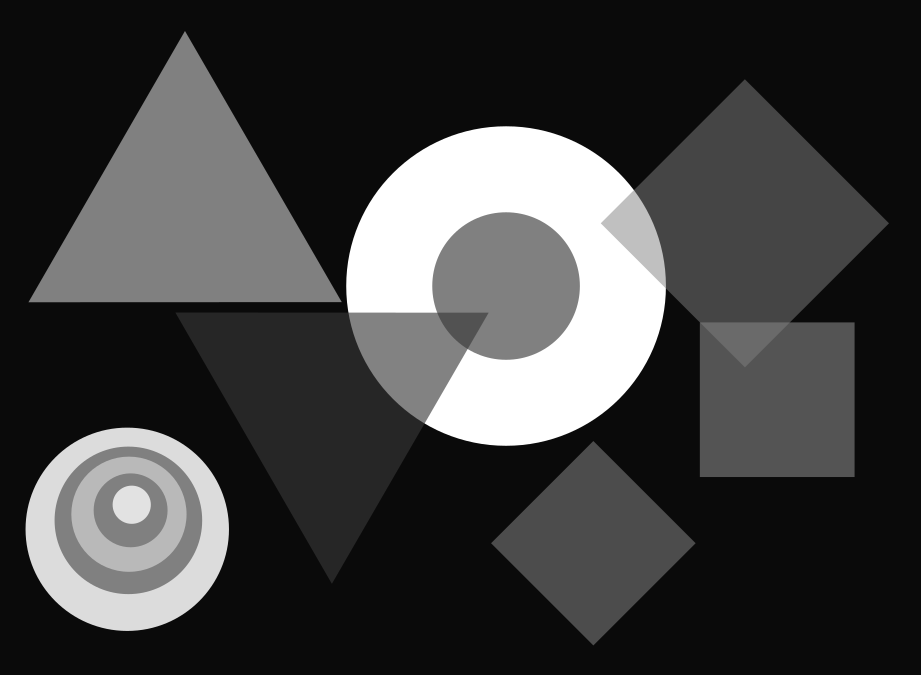
#> input picture VA-P1/circles.png, 921 x 675 px
$ python bordes.py
#> lines starting #> are read from the running program, lines starting #| are printed output that depends on the picture
#> further down, inImage is the input picture: shape (675, 921, 4); mean R, G, B, A 63.5, 63.5, 63.5, 255
import numpy as np
from skimage import io
from skimage import color
import matplotlib.pyplot as plt
import math


# [159 lines left out: functions filterImage, gaussKernel1D, gaussianFilter, gradientImage, LoG, edgeCanny, not called in this run]

# Detector de esquinas basado en SUSAN
def cornerSusan(inImage, r, t):
#> called with r = 10, t = 0.3
    outCorners = np.zeros_like(inImage)
    usanArea = np.zeros_like(inImage)
    image_height, image_width = inImage.shape[:2]
#> image_height = 675; image_width = 921

    # Creacion mascara circular
    circle_mask = np.zeros((2*r+1, 2*r+1))
    center = (r, r)
    for i in range(2*r+1):
        for j in range(2*r+1):
            dist = np.sqrt((i - center[0])**2 + (j - center[1])**2)
            if dist <= r:
                circle_mask[i, j] = 1

    # Calculo del maximo valor de intensidades de la máscara
    max_usan = np.sum(circle_mask)
    # Umbral
    g = 3/4 * max_usan

    for y in range(r, image_height - r):
        for x in range(r, image_width - r):
            pixel_intensity = inImage[y, x]
            # Define una región centrada en (y, x)
            region = inImage[y-r:y+r+1, x-r:x+r+1]
            diff = np.abs(region - pixel_intensity)
            # Determinacion de diff en los píxeles dentro de la forma circular
            susan_values = circle_mask * (diff <= t)

            # Suma los pixeles dentro de la región que cumplen con la condición
            usan = np.sum(susan_values)
            usanArea[y, x] = usan / max_usan

            # Se resalta la esquina si cumple la condición
            if usan < g:
                outCorners[y, x] = g - usan
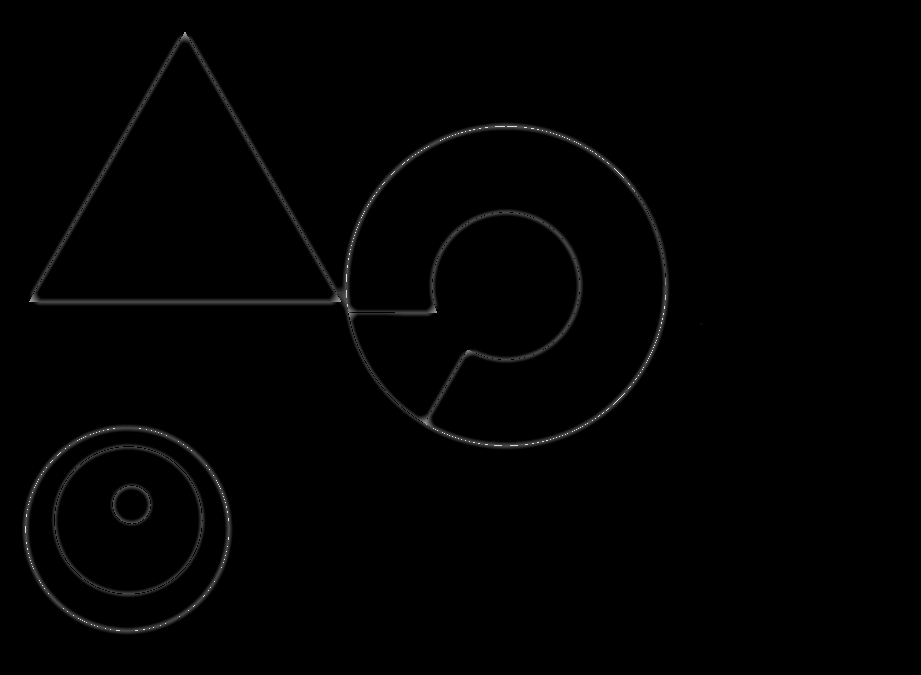
#> outCorners: shape (675, 921) float64; min 0, max 228.8, mean 1.9
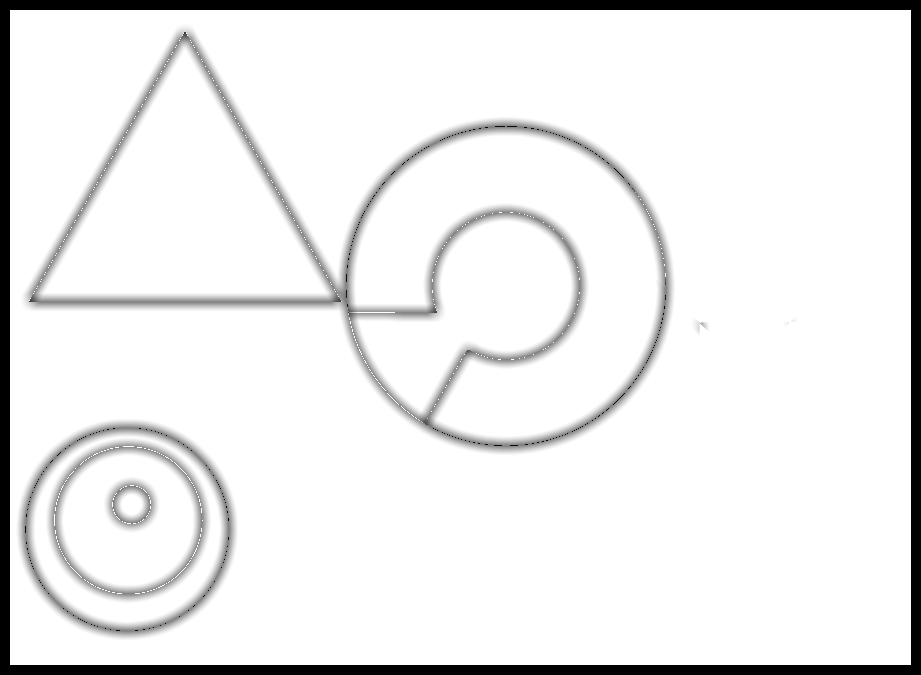
#> usanArea: shape (675, 921) float64; min 0, max 1, mean 0.924

    return outCorners, usanArea

def black_and_white(img):
    if len(img.shape) == 2:
        min = np.min(img)
        max = np.max(img)
        img = (img - min) / (max - min)
        img = img.astype(float)
    elif len(img.shape) == 3:
        if img.shape[2] == 4:
            img = img[:, :, :3]
        img = color.rgb2gray(img).astype(float)
    return img

def saveImage(image, filename):
    scaled_image = (image * 255).astype(np.uint8)
    io.imsave(filename, scaled_image)

inImage = io.imread('circles.png')
inImage = black_and_white(inImage)


# [46 lines of commented-out code are left out]
radius = 10
threshold = 0.3
corners, usan_area = cornerSusan(inImage, radius, threshold)
min = np.min(corners)
#> min = 0
max = np.max(corners)
#> max = 228.8
corners = (corners - min) / (max - min)
min = np.min(usan_area)
max = np.max(usan_area)
#> max = 1
usan_area = (usan_area - min) / (max - min)
saveImage(corners, 'imagenes-bordes/saved_susan_corners.jpg')
saveImage(usan_area, 'imagenes-bordes/saved_susan_area.jpg')
plt.figure(figsize=(8, 6))
plt.subplot(1, 3, 1)
plt.imshow(inImage, cmap='gray')
plt.title('Imagen original')
plt.axis('off')
plt.subplot(1, 3, 2)
plt.imshow(corners, cmap='gray')
plt.title('Mapa de esquinas')
plt.axis('off')
plt.subplot(1, 3, 3)
plt.imshow(usan_area, cmap='gray')
plt.title('usanArea')
plt.axis('off')
plt.tight_layout()
plt.show()
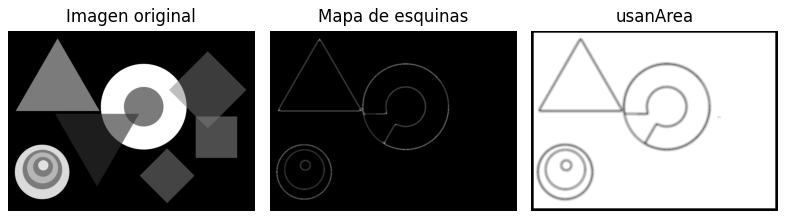
#> figure drawn by matplotlib, 3 panels
